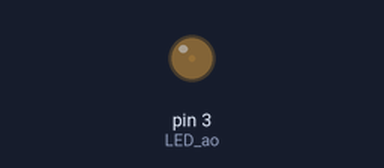
The sketch below on a simulated Arduino Uno, built with avr-gcc and run on an emulated ATmega328P. Shown: output pins drawn as LEDs (lit = HIGH).

Above: at 0.05 s.
At 2.25 s:
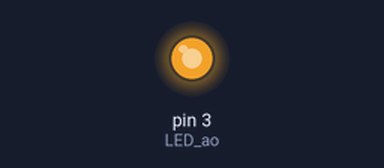
At 3.35 s:
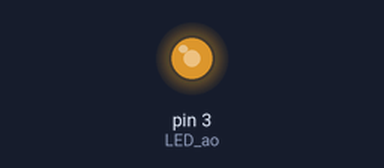
At 4.5 s:
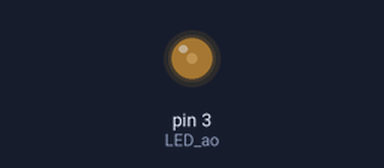
Timing chart, 0 to 6.6 s (numbered marks = the images above):
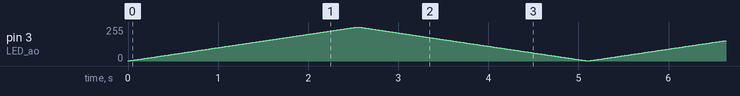

The sketch:

analog-led.ino
```cpp
const int LED_ao = 3;

void setup() {
  pinMode(LED_ao, OUTPUT);
}

void loop() {
  for (int brightness = 1; brightness <= 255; brightness++) // can change the brightness value to 55
{
   analogWrite(LED_ao, brightness);
   delay(10);
  }
 for (int brightness = 255; brightness > 0; brightness--) // can change the brightness value to 55
  {
    analogWrite(LED_ao, brightness);
    delay(10);
   }
}
```
